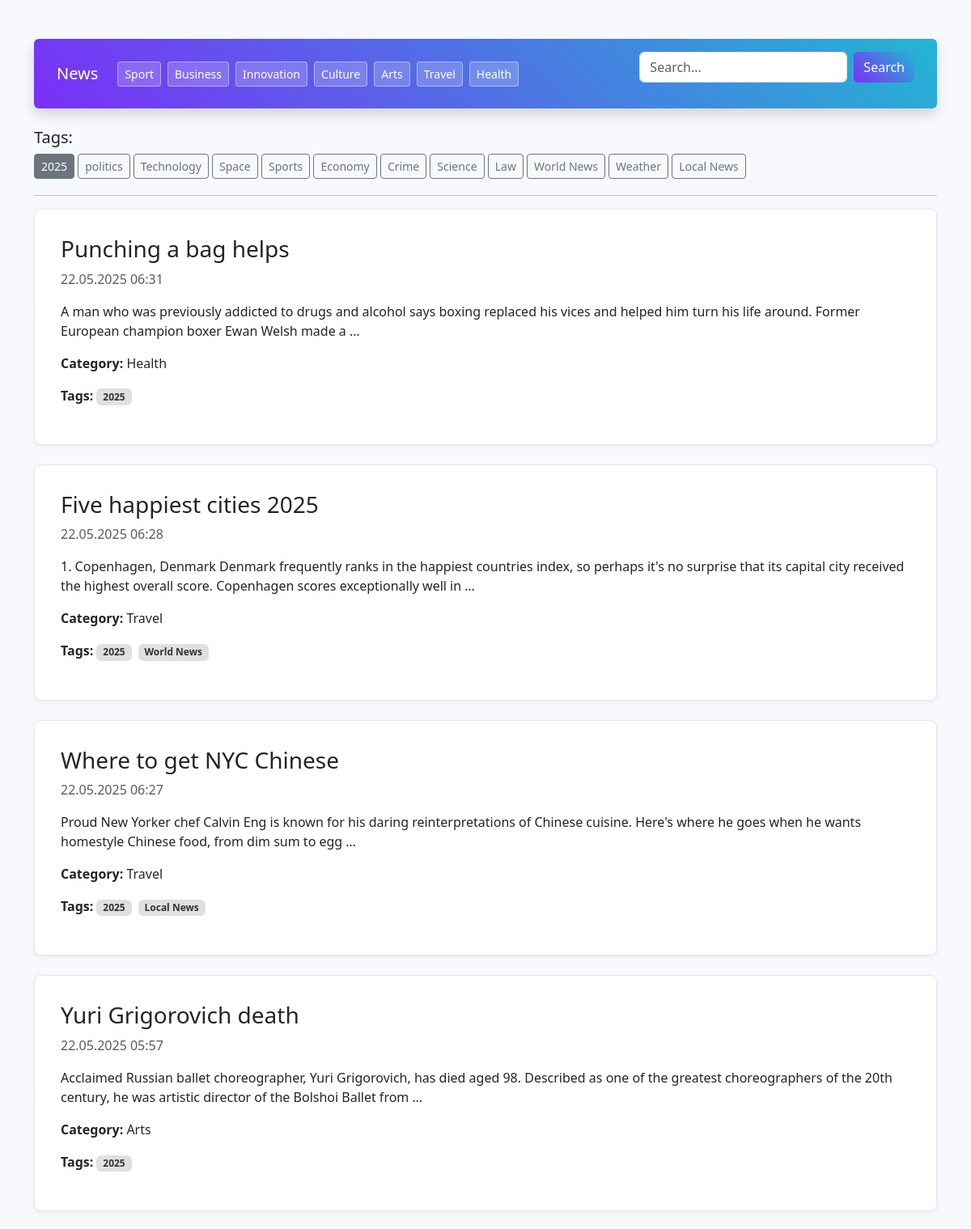
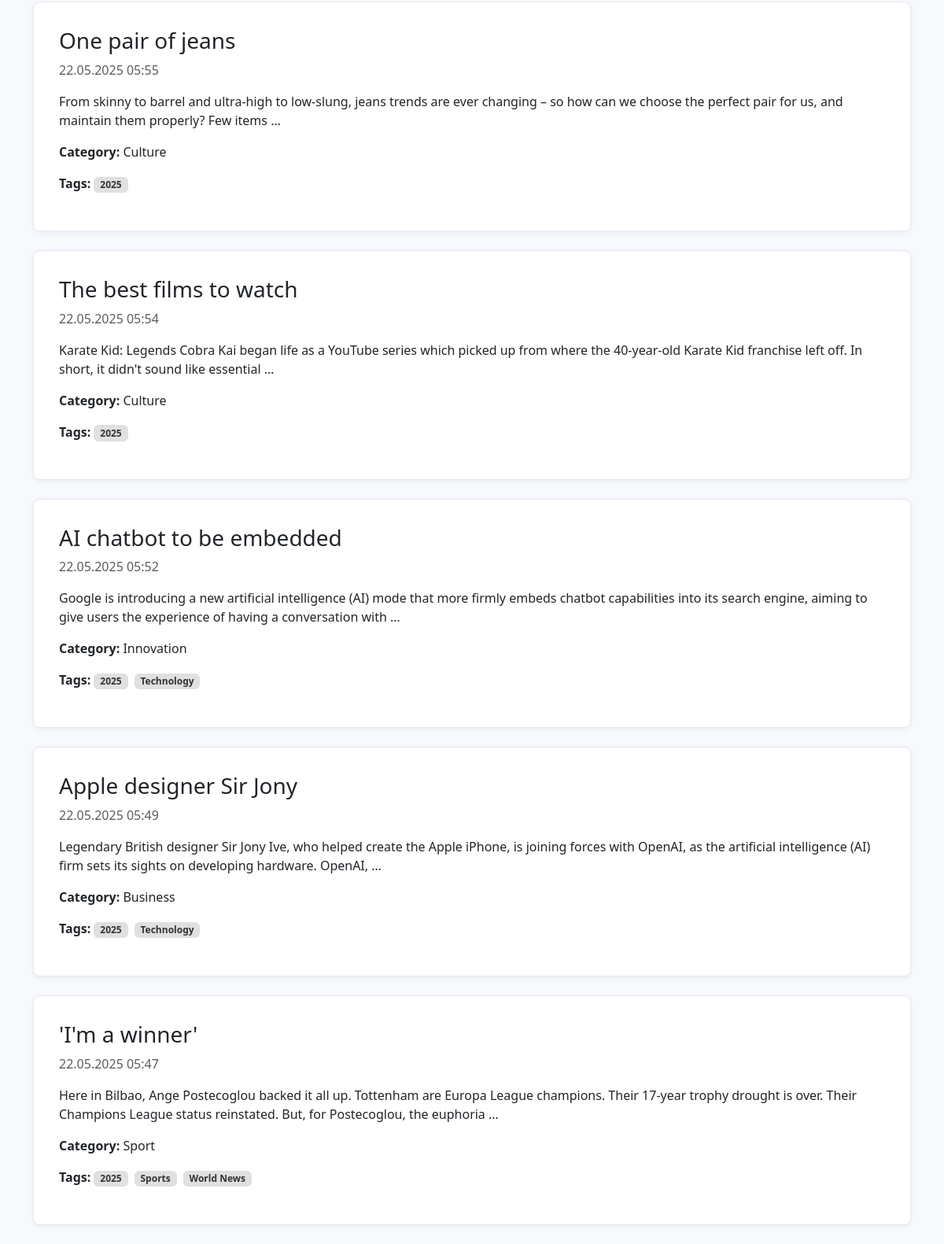
The page /api/user/html/?tag=1 on the database its author committed (2 pictures, top to bottom).
### admin_api/models.py (models this page shows, shortened)
class Category(models.Model):
    name = models.CharField(max_length=50, unique=True)
    slug = models.SlugField(unique=True)

class Tag(models.Model):
    name = models.CharField(max_length=50, unique=True)
    slug = models.SlugField(unique=True)

class News(models.Model):
    title = models.CharField(max_length=25)
    content = models.TextField()
    slug = models.SlugField(unique=True, blank=True)
    author = models.ForeignKey(User,on_delete=models.PROTECT,related_name='news')
    created_at=models.DateTimeField(auto_now_add=True)
    updated_at=models.DateTimeField(auto_now=True)
    tags = models.ManyToManyField(Tag, related_name='news')
    category = models.ForeignKey(Category, on_delete=models.PROTECT, related_name='news')
    is_published =models.BooleanField(default=False)

### user_api/views.py (the view)
# urls.py: path('html/', news_list_view, name='news-html'),
def news_list_view(request):
    search_query = request.GET.get('search')
    category_id = request.GET.get('category')
    tag_id = request.GET.get('tag')
    news_list = News.objects.filter(is_published=True).order_by('-created_at')
    if search_query:
        news_list = news_list.filter(
            Q(title__icontains=search_query) |
            Q(content__icontains=search_query)
        )
    if category_id:
        news_list = news_list.filter(category_id=category_id)
    if tag_id:
        news_list = news_list.filter(tags__id=tag_id)
    categories = Category.objects.all()
    tags = Tag.objects.all()
    return render(request, 'user_api/news_list.html', {
        'news_list': news_list,
        'categories': categories,
        'tags': tags,
        'active_category_id': int(category_id) if category_id else None,
        'active_tag_id': int(tag_id) if tag_id else None,
        'search_query': search_query or ''
    })

### user_api/templates/user_api/news_list.html (shortened to what this page needs)
﻿{% load static %}
<!DOCTYPE html>
<html lang="ru">
<head>
    <link href="https://cdn.jsdelivr.net/npm/bootstrap@5.3.3/dist/css/bootstrap.min.css" rel="stylesheet">
</head>
<body class="container mt-4">
    <nav class="navbar navbar-expand-lg navbar-custom mb-4 rounded shadow p-3">
        <div class="container-fluid d-flex flex-column flex-md-row align-items-md-center justify-content-between">
            <div class="d-flex align-items-center mb-2 mb-md-0">
                <a class="navbar-brand me-4" href="{% url 'news-html' %}">News</a>
                <div class="d-flex flex-wrap gap-2">
                    {% for cat in categories %}
                    <a href="?category={{ cat.id }}"
                       class="btn btn-sm btn-category {% if cat.id == active_category_id %}active{% endif %}">
                        {{ cat.name }}
                    </a>
                    {% endfor %}
                </div>
            </div>
            <form class="d-flex" method="get" action="{% url 'news-html' %}">
                <input class="form-control me-2" type="search" name="search" value="{{ search_query }}" placeholder="Search...">
                <button class="btn btn-gradient" type="submit">Search</button>
            </form>
        </div>
    </nav>
    <div class="mb-3">
        <h5>Tags:</h5>
        {% for tag in tags %}
        <a href="?tag={{ tag.id }}" class="btn btn-outline-secondary btn-sm mb-1 {% if tag.id == active_tag_id %}active{% endif %}">
            {{ tag.name }}
        </a>
        {% endfor %}
    </div>
    <hr>
    {% for news in news_list %}
    <div class="card news-card mb-4 p-3">
        <div class="card-body">
            <h3><a href="{% url 'news-detail-html' slug=news.slug %}">{{ news.title }}</a></h3>
            <p class="text-muted">{{ news.created_at|date:"d.m.Y H:i" }}</p>
            <p>{{ news.content|truncatewords:30 }}</p>
            <p><strong>Category:</strong> {{ news.category.name }}</p>
            <p>
                <strong>Tags:</strong>
                {% for tag in news.tags.all %}
                <span class="badge me-1">{{ tag.name }}</span>
                {% empty %} <em>no</em> {% endfor %}
            </p>
        </div>
    </div>
    {% empty %}
    <p>No matches found.</p>
    {% endfor %}
</body>
</html>

### user_api/templates/user_api/news_list.html (style rules this page uses)
body { background-color: #f7f9fc; font-family: 'Segoe UI', sans-serif; }
.navbar-custom { background: linear-gradient(45deg, #7b2ff7, #23b5d3); color: white; }
.navbar-custom .navbar-brand, .navbar-custom .nav-link, .navbar-custom .btn, .navbar-custom a { color: white !important; }
.btn-gradient { background: linear-gradient(45deg, #7b2ff7, #23b5d3); color: white; border: none; }
.btn-category { background-color: rgba(255, 255, 255, 0.2); color: white; border: 1px solid rgba(255, 255, 255, 0.4); transition: background 0.3s ease, color 0.3s ease; }
.news-card { background-color: #fff; border: 1px solid #e3e6f0; border-radius: 8px; box-shadow: 0 2px 6px rgba(0, 0, 0, 0.05); transition: transform 0.2s ease, box-shadow 0.2s ease; }
.news-card a { color: #212529; text-decoration: none; }
.news-card .badge { background-color: #e0e0e0; color: #333; }

### rows shown on the page
Category: name "Sport"
Category: name "Business"
Category: name "Innovation"
Category: name "Culture"
Category: name "Arts"
Category: name "Travel"
Category: name "Health"
Tag: name "2025"
Tag: name "politics"
Tag: name "Technology"
Tag: name "Space"
Tag: name "Sports"
Tag: name "Economy"
Tag: name "Crime"
Tag: name "Science"
Tag: name "Law"
Tag: name "World News"
Tag: name "Weather"
Tag: name "Local News"
News: title "Punching a bag helps", created_at "22.05.2025 06:31", content "A man who was previously addicted to drugs and alcohol says boxing replaced his vices and helped him turn his life around. Former European champion boxer Ewan Welsh made a …", category.name "Health"
News: title "Five happiest cities 2025", created_at "22.05.2025 06:28", content "1. Copenhagen, Denmark Denmark frequently ranks in the happiest countries index, so perhaps it's no surprise that its capital city received the highest overall score. Copenhagen scores exceptionally well in …", category.name "Travel"
News: title "Where to get NYC Chinese", created_at "22.05.2025 06:27", content "Proud New Yorker chef Calvin Eng is known for his daring reinterpretations of Chinese cuisine. Here's where he goes when he wants homestyle Chinese food, from dim sum to egg …", category.name "Travel"
News: title "Yuri Grigorovich death", created_at "22.05.2025 05:57", content "Acclaimed Russian ballet choreographer, Yuri Grigorovich, has died aged 98. Described as one of the greatest choreographers of the 20th century, he was artistic director of the Bolshoi Ballet from …", category.name "Arts"
News: title "One pair of jeans", created_at "22.05.2025 05:55", content "From skinny to barrel and ultra-high to low-slung, jeans trends are ever changing – so how can we choose the perfect pair for us, and maintain them properly? Few items …", category.name "Culture"
News: title "The best films to watch", created_at "22.05.2025 05:54", content "Karate Kid: Legends Cobra Kai began life as a YouTube series which picked up from where the 40-year-old Karate Kid franchise left off. In short, it didn't sound like essential …", category.name "Culture"
News: title "AI chatbot to be embedded", created_at "22.05.2025 05:52", content "Google is introducing a new artificial intelligence (AI) mode that more firmly embeds chatbot capabilities into its search engine, aiming to give users the experience of having a conversation with …", category.name "Innovation"
News: title "Apple designer Sir Jony", created_at "22.05.2025 05:49", content "Legendary British designer Sir Jony Ive, who helped create the Apple iPhone, is joining forces with OpenAI, as the artificial intelligence (AI) firm sets its sights on developing hardware. OpenAI, …", category.name "Business"
News: title "'I'm a winner'", created_at "22.05.2025 05:47", content "Here in Bilbao, Ange Postecoglou backed it all up. Tottenham are Europa League champions. Their 17-year trophy drought is over. Their Champions League status reinstated. But, for Postecoglou, the euphoria …", category.name "Sport"
